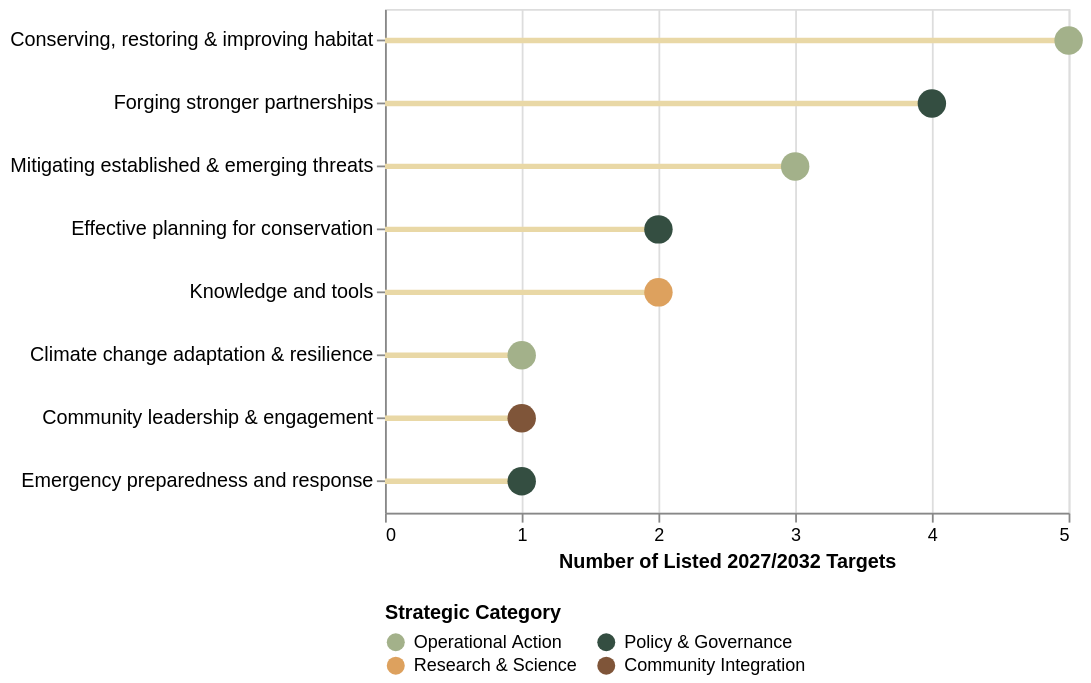

The specification (Vega-Lite) saved for this image:
### Vega-Lite specification from a JSON file in a GitHub repository (floating-point values rounded to 4 significant figures)
{"$schema": "https://vega.github.io/schema/vega-lite/v5.json", "width": 380, "height": 280, "data": {"values": [{"Action_Area": "Mitigating established & emerging threats", "Target_Count": 3, "Focus_Type": "Operational Action"}, {"Action_Area": "Effective planning for conservation", "Target_Count": 2, "Focus_Type": "Policy & Governance"}, {"Action_Area": "Climate change adaptation & resilience", "Target_Count": 1, "Focus_Type": "Operational Action"}, {"Action_Area": "Conserving, restoring & improving habitat", "Target_Count": 5, "Focus_Type": "Operational Action"}, {"Action_Area": "Knowledge and tools", "Target_Count": 2, "Focus_Type": "Research & Science"}, {"Action_Area": "Forging stronger partnerships", "Target_Count": 4, "Focus_Type": "Policy & Governance"}, {"Action_Area": "Community leadership & engagement", "Target_Count": 1, "Focus_Type": "Community Integration"}, {"Action_Area": "Emergency preparedness and response", "Target_Count": 1, "Focus_Type": "Policy & Governance"}]}, "layer": [{"mark": {"type": "rule", "color": "#e9d8a6", "strokeWidth": 3}, "encoding": {"y": {"field": "Action_Area", "type": "nominal", "title": null, "sort": "-x"}, "x": {"field": "Target_Count", "type": "quantitative", "title": "Number of Listed 2027/2032 Targets", "axis": {"tickMinStep": 1}}}}, {"mark": {"type": "circle", "size": 250, "opacity": 1}, "encoding": {"y": {"field": "Action_Area", "type": "nominal", "sort": "-x"}, "x": {"field": "Target_Count", "type": "quantitative"}, "color": {"field": "Focus_Type", "type": "nominal", "scale": {"domain": ["Operational Action", "Policy & Governance", "Research & Science", "Community Integration"], "range": ["#a3b18a", "#344e41", "#dda15e", "#7f5539"]}, "legend": {"title": "Strategic Category", "orient": "bottom", "columns": 2, "labelFontSize": 10}}, "tooltip": [{"field": "Action_Area", "type": "nominal", "title": "Core Action Pillar"}, {"field": "Target_Count", "type": "quantitative", "title": "Total Plan Targets"}, {"field": "Focus_Type", "type": "nominal", "title": "Strategic Classification"}]}}], "config": {"axisY": {"labelLimit": 320, "labelFontSize": 11}}}
